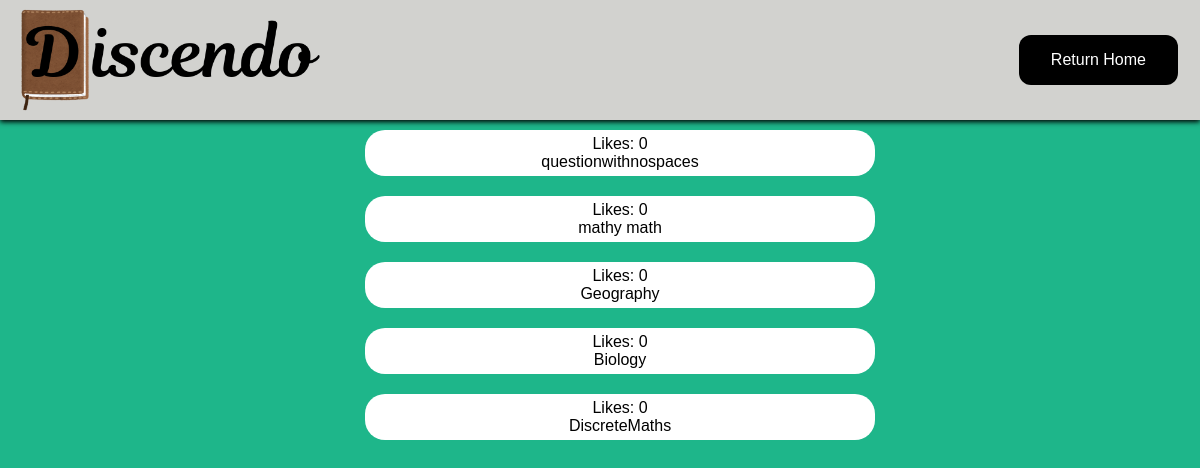
/discover.php, run on an earlier commit of the app's database.
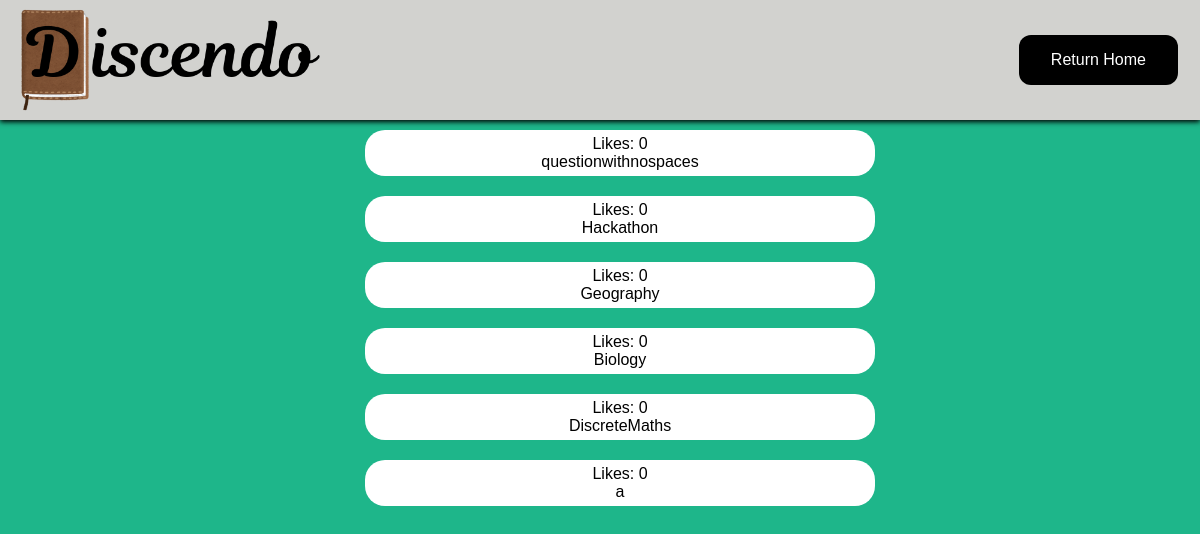
And on a later commit of the database.
### tables this page shows
CREATE TABLE `quizzes` (
  `id` int(100) NOT NULL,
  `name` varchar(500) NOT NULL,
  `likes` int(100) NOT NULL
);

### discover.php (the view, shortened to what this page needs)
<?php
    $dmServername = "sql202.infinityfree.com";
    $dbUsername = "if0_36807122";
    $dbPassword = "rpag0005";
    $dbname = "if0_36807122_quizzes";
    $conn = new mysqli($dmServername, $dbUsername, $dbPassword, $dbname);
    $check = "SELECT * FROM quizzes";
    $result = $conn->query($check);
    $quizzes = "";
    if ($result->num_rows > 0) {
        while($row = $result->fetch_assoc()) {
            $quizzes .= '<div class="text" onclick="document.cookie = \'Quiz='.$row["name"].$row["id"].'\'; document.cookie = \'Question=0\'; window.location.href = \'quiz.php\';">Likes: '.$row["likes"].'<br>'.$row["name"].'</div>';
        }
    }
    else {
        echo "0 results";
    }
?>
<html>
    <body>
        <div class="header">
            <div class="wrapper" style="left: 20px"><img class="logo" src="images/DiscendoLogoGrey.png"></div>
            <div class="wrapper" style="right: 20px"><button class="button button1" onclick='window.location.href = "index.php"'>Return Home</button></div>
        </div>
        <nav>
            <ul>
                <?php echo $quizzes; ?>
            </ul>
        </nav>
    </body>
</html>

### discover.php (style rules this page uses)
body { background: #1eb68a; font-family: Arial; margin: 0; }
.header { padding: 10px; background: #D2D2CF; color: black; font-size: 30px; position: sticky; top: 0; height: 100px; box-shadow: 0px 2px 5px black; }
.wrapper { line-height: 15px; position: absolute; right: 5px; top: 50%; transform: translateY(-50%); }
nav ul { margin:auto; height:80%; width:70%; overflow:hidden; overflow-y:scroll; text-align: center; }
.button { border: none; color: white; text-align: center; text-decoration: none; font-size: 16px; transition-duration: 0.4s; cursor: pointer; vertical-align: middle; border-radius: 12px; background-color: #000000; color: white; margin: 4px 2px; }
.button1 { padding: 16px 32px; }
.logo { display: inline-block; vertical-align: middle; width: 300px; }
.text { -webkit-border-radius: 20px; display: inline-block; vertical-align: middle; width: 500px; text-align: center; background-color: #FFFFFF; padding: 5px; margin: 10px; cursor: pointer; }

What changed in the data, as far as the page shows it:
removed quizzes: likes "0", name "mathy math"
added quizzes: likes "0", name "Hackathon"
added quizzes: likes "0", name "a"
